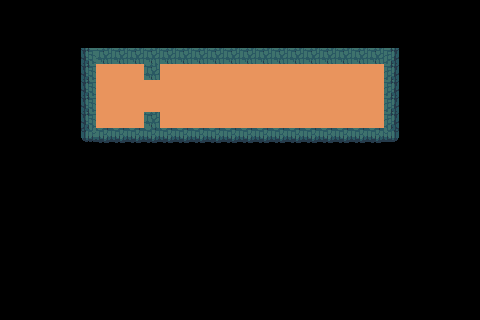

The image is a tile-based game level rendered from a .tmx file. Its description and complete source (layers, tilesets, objects, tile grids) follow:
An orthogonal 30x20 tile map with 16x16 px tiles, 2 tile layers (0_bg, 0_collide), 3 tilesets and 5 objects.

<map version="1.4" tiledversion="1.4.3" orientation="orthogonal" renderorder="right-down" width="30" height="20" tilewidth="16" tileheight="16" infinite="0" nextlayerid="4" nextobjectid="12">
 <editorsettings>
  <export target="Cave2_1.json" format="json" />
 </editorsettings>
 <tileset firstgid="1" source="Snowsuit.tsx" />
 <tileset firstgid="21" source="Mole.tsx" />
 <tileset firstgid="37" source="tiles.tsx" />
 <layer id="2" name="0_bg" width="30" height="20">
  <data encoding="csv">
0,0,0,0,0,0,0,0,0,0,0,0,0,0,0,0,0,0,0,0,0,0,0,0,0,0,0,0,0,0,
0,0,0,0,0,0,0,0,0,0,0,0,0,0,0,0,0,0,0,0,0,0,0,0,0,0,0,0,0,0,
0,0,0,0,0,0,0,0,0,0,0,0,0,0,0,0,0,0,0,0,0,0,0,0,0,0,0,0,0,0,
0,0,0,0,0,0,0,0,0,0,0,0,0,0,0,0,0,0,0,0,0,0,0,0,0,0,0,0,0,0,
0,0,0,0,0,0,124,124,124,124,124,124,124,124,124,124,124,124,124,124,124,124,124,124,0,0,0,0,0,0,
0,0,0,0,0,0,124,124,124,124,124,124,124,124,124,124,124,124,124,124,124,124,124,124,0,0,0,0,0,0,
0,0,0,0,0,0,124,124,124,124,124,124,124,124,124,124,124,124,124,124,124,124,124,124,0,0,0,0,0,0,
0,0,0,0,0,0,124,124,124,124,124,124,124,124,124,124,124,124,124,124,124,124,124,124,0,0,0,0,0,0,
0,0,0,0,0,0,0,0,0,0,0,0,0,0,0,0,0,0,0,0,0,0,0,0,0,0,0,0,0,0,
0,0,0,0,0,0,0,0,0,0,0,0,0,0,0,0,0,0,0,0,0,0,0,0,0,0,0,0,0,0,
0,0,0,0,0,0,0,0,0,0,0,0,0,0,0,0,0,0,0,0,0,0,0,0,0,0,0,0,0,0,
0,0,0,0,0,0,0,0,0,0,0,0,0,0,0,0,0,0,0,0,0,0,0,0,0,0,0,0,0,0,
0,0,0,0,0,0,0,0,0,0,0,0,0,0,0,0,0,0,0,0,0,0,0,0,0,0,0,0,0,0,
0,0,0,0,0,0,0,0,0,0,0,0,0,0,0,0,0,0,0,0,0,0,0,0,0,0,0,0,0,0,
0,0,0,0,0,0,0,0,0,0,0,0,0,0,0,0,0,0,0,0,0,0,0,0,0,0,0,0,0,0,
0,0,0,0,0,0,0,0,0,0,0,0,0,0,0,0,0,0,0,0,0,0,0,0,0,0,0,0,0,0,
0,0,0,0,0,0,0,0,0,0,0,0,0,0,0,0,0,0,0,0,0,0,0,0,0,0,0,0,0,0,
0,0,0,0,0,0,0,0,0,0,0,0,0,0,0,0,0,0,0,0,0,0,0,0,0,0,0,0,0,0,
0,0,0,0,0,0,0,0,0,0,0,0,0,0,0,0,0,0,0,0,0,0,0,0,0,0,0,0,0,0,
0,0,0,0,0,0,0,0,0,0,0,0,0,0,0,0,0,0,0,0,0,0,0,0,0,0,0,0,0,0
</data>
 </layer>
 <layer id="1" name="0_collide" width="30" height="20">
  <properties>
   <property name="type" value="collide" />
  </properties>
  <data encoding="csv">
0,0,0,0,0,0,0,0,0,0,0,0,0,0,0,0,0,0,0,0,0,0,0,0,0,0,0,0,0,0,
0,0,0,0,0,0,0,0,0,0,0,0,0,0,0,0,0,0,0,0,0,0,0,0,0,0,0,0,0,0,
0,0,0,0,0,0,0,0,0,0,0,0,0,0,0,0,0,0,0,0,0,0,0,0,0,0,0,0,0,0,
0,0,0,0,0,79,80,80,80,80,80,80,80,80,80,80,80,80,80,80,80,80,80,80,85,0,0,0,0,0,
0,0,0,0,0,79,0,0,0,80,0,0,0,0,0,0,0,0,0,0,0,0,0,0,85,0,0,0,0,0,
0,0,0,0,0,79,0,0,0,0,0,0,0,0,0,0,0,0,0,0,0,0,0,0,85,0,0,0,0,0,
0,0,0,0,0,79,0,0,0,0,0,0,0,0,0,0,0,0,0,0,0,0,0,0,85,0,0,0,0,0,
0,0,0,0,0,79,0,0,0,80,0,0,0,0,0,0,0,0,0,0,0,0,0,0,85,0,0,0,0,0,
0,0,0,0,0,92,93,93,93,93,93,93,93,93,93,93,93,93,93,93,93,93,93,93,98,0,0,0,0,0,
0,0,0,0,0,0,0,0,0,0,0,0,0,0,0,0,0,0,0,0,0,0,0,0,0,0,0,0,0,0,
0,0,0,0,0,0,0,0,0,0,0,0,0,0,0,0,0,0,0,0,0,0,0,0,0,0,0,0,0,0,
0,0,0,0,0,0,0,0,0,0,0,0,0,0,0,0,0,0,0,0,0,0,0,0,0,0,0,0,0,0,
0,0,0,0,0,0,0,0,0,0,0,0,0,0,0,0,0,0,0,0,0,0,0,0,0,0,0,0,0,0,
0,0,0,0,0,0,0,0,0,0,0,0,0,0,0,0,0,0,0,0,0,0,0,0,0,0,0,0,0,0,
0,0,0,0,0,0,0,0,0,0,0,0,0,0,0,0,0,0,0,0,0,0,0,0,0,0,0,0,0,0,
0,0,0,0,0,0,0,0,0,0,0,0,0,0,0,0,0,0,0,0,0,0,0,0,0,0,0,0,0,0,
0,0,0,0,0,0,0,0,0,0,0,0,0,0,0,0,0,0,0,0,0,0,0,0,0,0,0,0,0,0,
0,0,0,0,0,0,0,0,0,0,0,0,0,0,0,0,0,0,0,0,0,0,0,0,0,0,0,0,0,0,
0,0,0,0,0,0,0,0,0,0,0,0,0,0,0,0,0,0,0,0,0,0,0,0,0,0,0,0,0,0,
0,0,0,0,0,0,0,0,0,0,0,0,0,0,0,0,0,0,0,0,0,0,0,0,0,0,0,0,0,0
</data>
 </layer>
 <objectgroup id="3" name="0_object">
  <object id="2" gid="1" x="321" y="101" width="16" height="16" />
  <object id="4" gid="24" x="144" y="96" width="16" height="16" />
  <object id="5" gid="24" x="144" y="112" width="16" height="16" />
  <object id="10" gid="179" x="336" y="104" width="16" height="16" />
  <object id="11" gid="150" x="112" y="104" width="16" height="16" />
 </objectgroup>
</map>
